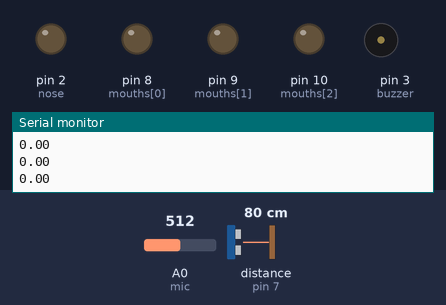
Bench run of a sketch on a simulated Arduino Uno, built with avr-gcc and run on an emulated ATmega328P. Shown: output pins drawn as LEDs (lit = HIGH), buzzer (waves = sounding), the last lines printed to the serial monitor. Wiring (inferred from the names in the program): ultrasonic range finder: trigger pin 7; echo pin 7. Dashed ring = blinking. Inputs (shaded band) come from the test bench; at power-on: distance to the obstacle (sensor on pin 7) 80 cm, A0 (mic) = 512. The echo pulse lasts 58.3 µs per cm.

Above: at 1.2 s.
1.3 s: distance to the obstacle (sensor on pin 7) set to 14 cm
2.8 s: distance to the obstacle (sensor on pin 7) set to 11 cm
At 3.4 s:
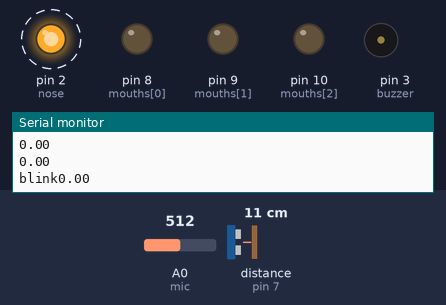
5.8 s: distance to the obstacle (sensor on pin 7) set to 6 cm
At 5.93 s:
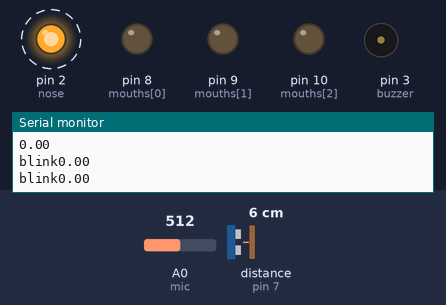
8.8 s: distance to the obstacle (sensor on pin 7) set to 3 cm
At 9.5 s:
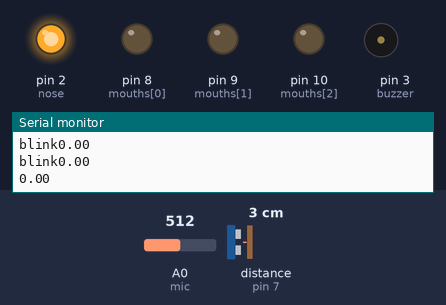
Timing chart, 0 to 11.6 s (numbered marks = the images above; inputs shaded):
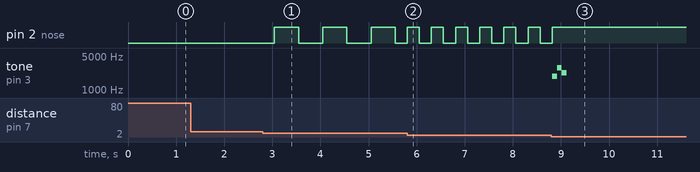

The sketch:

final.ino
```cpp
#define buzzer 3
#define pingPin 7
#define nose 2
#define mic 0

#define  c     3830    // 261 Hz
#define  d     3400    // 294 Hz
#define  e     3038    // 329 Hz
#define  f     2864    // 349 Hz
#define  g     2550    // 392 Hz
#define  a     2272    // 440 Hz
#define  b     2028    // 493 Hz
#define  C     1912    // 523 Hz

int tune[] = {C,f,a};

long blinkRate;
unsigned long pingMillis = 0;
unsigned long blinkMillis = 0;
int ledState = LOW;

boolean played = false;

const int sampleWindow = 250; // Sample window width in mS (250 mS = 4Hz)
unsigned int knock;
int ledPin = 8;
int interval = 1000;
long detectionSpanInitial = 0;
long detectionSpan = 0;
boolean lightState = false;
int claps = 0;

int mouths[] = {8, 9, 10};
int index = 0;

void setup() {
  // put your setup code here, to run once:

  Serial.begin(9600);

  pinMode(buzzer, OUTPUT);
  pinMode(nose, OUTPUT);
  for(int i=0; i<3; i++){
    pinMode(mouths[i], OUTPUT);
  }

}

void loop() {
  // put your main code here, to run repeatedly:
  distanceDetector();
  clapDetector();
}

void distanceDetector(){
  unsigned long currentMillis = millis();
  long duration;
  long cm;

  if (currentMillis - pingMillis >= 100) {
    pingMillis = currentMillis;
    pinMode(pingPin, OUTPUT);
    digitalWrite(pingPin, LOW);
    delayMicroseconds(2);
    digitalWrite(pingPin, HIGH);
    delayMicroseconds(5);
    digitalWrite(pingPin, LOW);

    pinMode(pingPin, INPUT);
    duration = pulseIn(pingPin, HIGH);

    cm = microsecondsToCentimeters(duration);

//    Serial.print(cm);
//    Serial.print("cm");
//    Serial.println();

    if(cm<12 && cm>=8){
      blinkRate = 400;
      played = false;
      if (currentMillis - blinkMillis >= blinkRate) {
        blinkMillis = currentMillis;

        if (ledState == LOW) {
          ledState = HIGH;
        } else {
          ledState = LOW;
        }

        // set the LED with the ledState of the variable:
        Serial.print("blink");

        digitalWrite(nose, ledState);
      }
    }else if(cm<8 && cm>=4){
      blinkRate = 200;
      played = false;
      if (currentMillis - blinkMillis >= blinkRate) {
        blinkMillis = currentMillis;

        if (ledState == LOW) {
          ledState = HIGH;
        } else {
          ledState = LOW;
        }

        // set the LED with the ledState of the variable:
        digitalWrite(nose, ledState);
        Serial.print("blink");

      }
    }else if(cm<4){
      digitalWrite(nose, HIGH);
      playTune();
    }else{
      digitalWrite(nose,LOW);
      played = false;
    }
  }

}

void playTune(){
  while(played==false){
    for (int i=0; i<3; i++) {
      tone(buzzer, tune[i],100);
      delay(100);
//      Serial.print(tune[i]);
//      Serial.print("    ");
//      Serial.println(i);
      if(i==2){
        played = true;
      }
    }
  }
}

long microsecondsToCentimeters(long microseconds) {
  return microseconds / 29 / 2;
}

void clapDetector(){
 unsigned long start = millis();  // Start of sample window
 unsigned int peakToPeak = 0;   // peak-to-peak level

 unsigned int signalMax = 0;
 unsigned int signalMin = 1024;

 // collect data for 250 miliseconds
 while (millis() - start < sampleWindow)
 {
   knock = analogRead(mic);
      if (knock < 1024)  //This is the max of the 10-bit ADC so this loop will include all readings
      {
         if (knock > signalMax)
         {
           signalMax = knock;  // save just the max levels
         }
      else if (knock < signalMin)
        {
         signalMin = knock;  // save just the min levels
         }
     }
 }
 peakToPeak = signalMax - signalMin;  // max - min = peak-peak amplitude
 double volts = (peakToPeak * 3.3) / 1024;  // convert to volts

 Serial.println(volts);
 if (volts >=1.0){
    if (claps == 0)
    {
      detectionSpanInitial = detectionSpan = millis();
      claps++;
    }
    else if (claps > 0 && millis()-detectionSpan >= 50)
    {
      detectionSpan = millis();
      claps++;
    }
 }

 if (millis()-detectionSpanInitial >= 400) {
    if (claps == 2) {
      digitalWrite(mouths[index], HIGH);
      if (index == 0){
        digitalWrite(mouths[2], LOW);
      }else{
        digitalWrite(mouths[index-1], LOW);
      };
      index++;
      if (index > 2){
        index = 0;
      }
    }
    claps = 0;
  }
}
```

Measured:
- the behaviour switches between 13 and 12 cm on distance to the obstacle (sensor on pin 7) (found by bisection; images 0 and 1)
- the behaviour switches between 5 and 4 cm on distance to the obstacle (sensor on pin 7) (found by bisection; images 2 and 3)
- after the input at 2.8 s, pin 2 (nose): alternates HIGH for 0.50 s and LOW for 0.50 s, starting after 0.24 s
- after the input at 5.8 s, pin 2 (nose): alternates HIGH for 0.25 s and LOW for 0.25 s, starting at once
- after the input at 8.8 s, pin 2 (nose): goes on until 8.8 s, then stays HIGH; tone on pin 3 (buzzer): silent → 1912 Hz at once, → 2864 Hz 0.10 s later, → 2272 Hz 0.10 s later, → silent 0.10 s later
